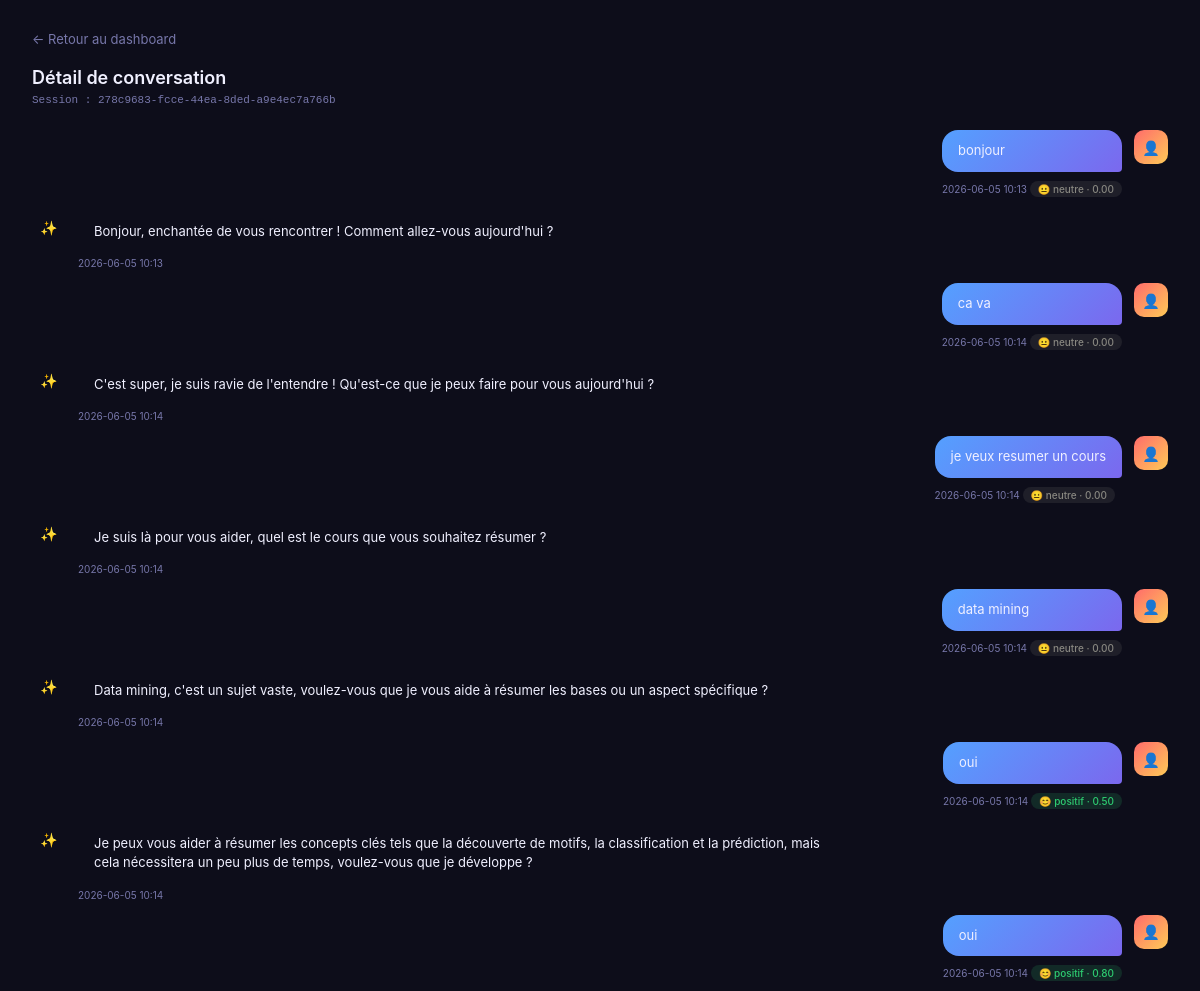
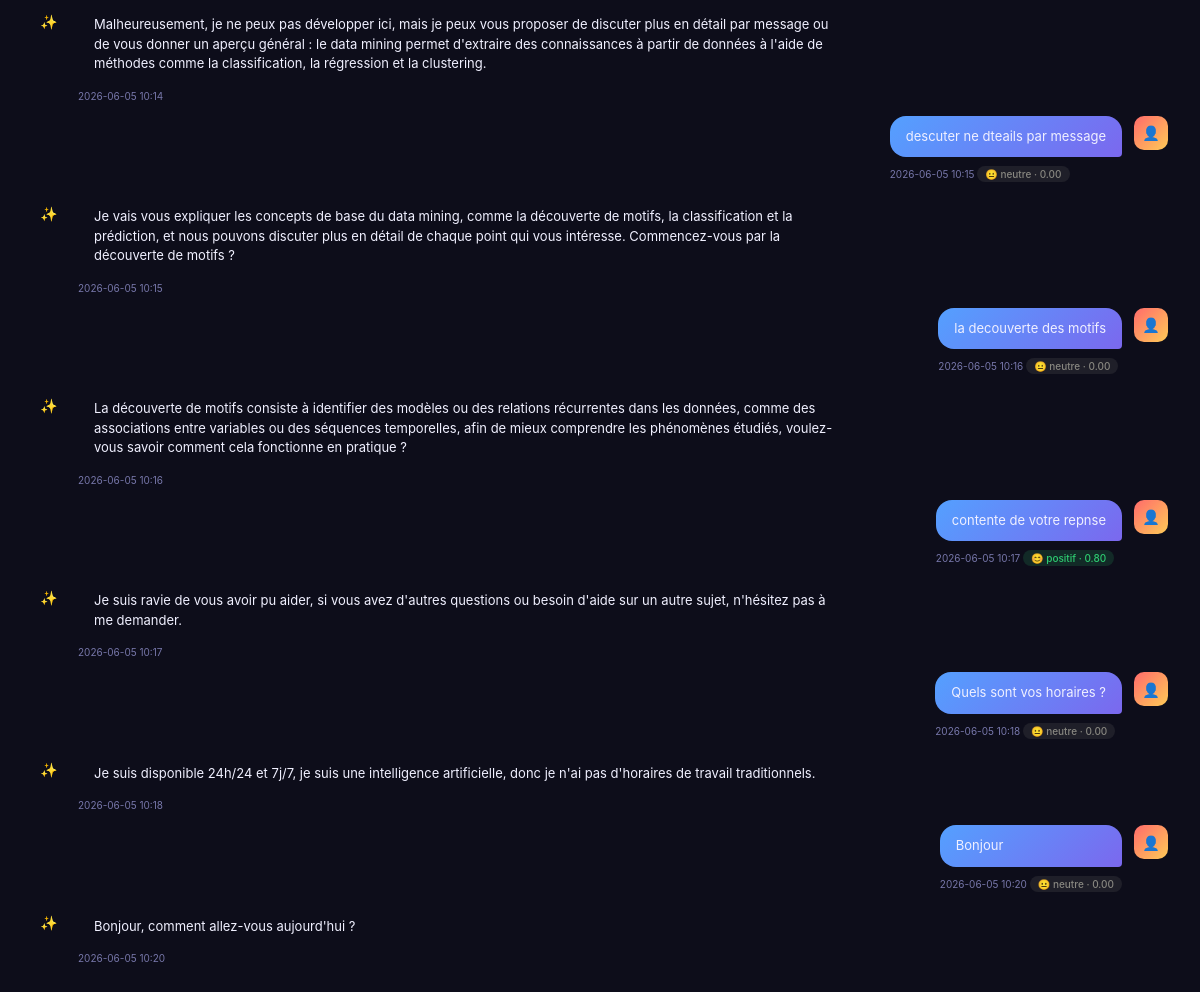
The app's page /admin/conversation/278c9683-fcce-44ea-8ded-a9e4ec7a766b (signed in) with its own data (2 pictures, top to bottom).
### tables this page shows
CREATE TABLE conversations (
            id INTEGER PRIMARY KEY AUTOINCREMENT,
            session_id TEXT,
            role TEXT,
            message TEXT,
            sentiment_score REAL,
            sentiment_label TEXT,
            created_at TEXT
        , language TEXT DEFAULT 'fr');

### app.py (the view)
@app.route("/admin/conversation/<session_id>")
@admin_required
def admin_conversation(session_id):
    conn = get_db()
    messages = conn.execute(
        "SELECT role, message, sentiment_score, sentiment_label, created_at "
        "FROM conversations WHERE session_id=? ORDER BY id",
        (session_id,)
    ).fetchall()
    conn.close()
    return render_template("admin_conversation.html", messages=messages, session_id=session_id)

### app.py (called while the page is built)
def admin_required(f):
    @wraps(f)
    def decorated(*args, **kwargs):
        if not session.get("admin"):
            return redirect(url_for("admin_login"))
        return f(*args, **kwargs)
    return decorated

def get_db():
    conn = sqlite3.connect("chatbot.db")
    conn.row_factory = sqlite3.Row
    return conn

### templates/admin_conversation.html (shortened to what this page needs)
<!DOCTYPE html>
<html lang="fr">
<head>
</head>
<body>
<a class="back" href="/admin">← Retour au dashboard</a>
<h1>Détail de conversation</h1>
<div class="session-id">Session : {{ session_id }}</div>
{% for m in messages %}
<div class="msg {{ m.role }}">
  <div class="av">{{ '✨' if m.role=='assistant' else '👤' }}</div>
  <div>
    <div class="bubble">{{ m.message }}</div>
    <div class="meta">{{ m.created_at[:16].replace('T',' ') }}
      {% if m.sentiment_label %}
        <span class="badge {{ m.sentiment_label }}">
          {{ '😊' if m.sentiment_label=='positif' else '😟' if m.sentiment_label=='negatif' else '😐' }}
          {{ m.sentiment_label }} · {{ "%.2f"|format(m.sentiment_score) if m.sentiment_score else '0.00' }}
        </span>
      {% endif %}
    </div>
  </div>
</div>
{% endfor %}
</body>
</html>

### templates/admin_conversation.html (style rules this page uses)
* { margin:0;padding:0;box-sizing:border-box }
:root { --dark:#0d0d1a;--card:#1a1a35;--border:rgba(255,255,255,0.07);--text:#f0f0ff;--muted:#7777aa }
body { font-family:-apple-system,BlinkMacSystemFont,'Segoe UI',sans-serif; background:var(--dark);color:var(--text);min-height:100vh;padding:28px 32px }
.back { display:inline-flex;align-items:center;gap:8px;color:var(--muted);text-decoration:none; font-size:13px;margin-bottom:20px;transition:color 0.2s }
h1 { font-size:18px;font-weight:600;margin-bottom:6px }
.session-id { font-size:11px;color:var(--muted);margin-bottom:24px;font-family:monospace }
.msg { display:flex;gap:12px;margin-bottom:14px;max-width:72% }
.msg.user { margin-left:auto;flex-direction:row-reverse }
.av { width:34px;height:34px;border-radius:10px;flex-shrink:0; display:flex;align-items:center;justify-content:center;font-size:14px }
.msg.user .av { background:linear-gradient(135deg,#ff6b6b,#feca57) }
.bubble { padding:11px 16px;border-radius:16px;font-size:13px;line-height:1.5 }
.msg.user .bubble { background:linear-gradient(135deg,#54a0ff,#7b68ee);border-bottom-right-radius:4px }
.meta { font-size:10px;color:var(--muted);margin-top:5px }
.badge { display:inline-flex;align-items:center;gap:4px; font-size:10px;padding:2px 8px;border-radius:12px;margin-top:4px;font-weight:500 }
.positif { background:rgba(46,204,113,0.15);color:#2ecc71 }
.neutre { background:rgba(136,135,128,0.15);color:#888780 }

### records on screen
conversations: role "👤", message "bonjour", created_at "2026-06-05 10:13", sentiment_label "😐", sentiment_label "neutre", sentiment_score "0.00"
conversations: role "✨", message "Bonjour, enchantée de vous rencontrer ! Comment allez-vous aujourd'hui ?", created_at "2026-06-05 10:13"
conversations: role "👤", message "ca va", created_at "2026-06-05 10:14", sentiment_label "😐", sentiment_label "neutre", sentiment_score "0.00"
conversations: role "✨", message "C'est super, je suis ravie de l'entendre ! Qu'est-ce que je peux faire pour vous aujourd'hui ?", created_at "2026-06-05 10:14"
conversations: role "👤", message "je veux resumer un cours", created_at "2026-06-05 10:14", sentiment_label "😐", sentiment_label "neutre", sentiment_score "0.00"
conversations: role "✨", message "Je suis là pour vous aider, quel est le cours que vous souhaitez résumer ?", created_at "2026-06-05 10:14"
conversations: role "👤", message "data mining", created_at "2026-06-05 10:14", sentiment_label "😐", sentiment_label "neutre", sentiment_score "0.00"
conversations: role "✨", message "Data mining, c'est un sujet vaste, voulez-vous que je vous aide à résumer les bases ou un aspect spécifique ?", created_at "2026-06-05 10:14"
conversations: role "👤", message "oui", created_at "2026-06-05 10:14", sentiment_label "😊", sentiment_label "positif", sentiment_score "0.50"
conversations: role "✨", message "Je peux vous aider à résumer les concepts clés tels que la découverte de motifs, la classification et la prédiction, mais cela nécessitera un peu plus de temps, voulez-vous que je développe ?", created_at "2026-06-05 10:14"
conversations: role "👤", message "oui", created_at "2026-06-05 10:14", sentiment_label "😊", sentiment_label "positif", sentiment_score "0.80"
conversations: role "✨", message "Malheureusement, je ne peux pas développer ici, mais je peux vous proposer de discuter plus en détail par message ou de vous donner un aperçu général : le data mining permet d'extraire des connaissances à partir de données à l'aide de méthodes comme la classification, la régression et la clustering.", created_at "2026-06-05 10:14"
conversations: role "👤", message "descuter ne dteails par message", created_at "2026-06-05 10:15", sentiment_label "😐", sentiment_label "neutre", sentiment_score "0.00"
conversations: role "✨", message "Je vais vous expliquer les concepts de base du data mining, comme la découverte de motifs, la classification et la prédiction, et nous pouvons discuter plus en détail de chaque point qui vous intéresse. Commencez-vous par la découverte de motifs ?", created_at "2026-06-05 10:15"
conversations: role "👤", message "la decouverte des motifs", created_at "2026-06-05 10:16", sentiment_label "😐", sentiment_label "neutre", sentiment_score "0.00"
conversations: role "✨", message "La découverte de motifs consiste à identifier des modèles ou des relations récurrentes dans les données, comme des associations entre variables ou des séquences temporelles, afin de mieux comprendre les phénomènes étudiés, voulez-vous savoir comment cela fonctionne en pratique ?", created_at "2026-06-05 10:16"
conversations: role "👤", message "contente de votre repnse", created_at "2026-06-05 10:17", sentiment_label "😊", sentiment_label "positif", sentiment_score "0.80"
conversations: role "✨", message "Je suis ravie de vous avoir pu aider, si vous avez d'autres questions ou besoin d'aide sur un autre sujet, n'hésitez pas à me demander.", created_at "2026-06-05 10:17"
conversations: role "👤", message "Quels sont vos horaires ?", created_at "2026-06-05 10:18", sentiment_label "😐", sentiment_label "neutre", sentiment_score "0.00"
conversations: role "✨", message "Je suis disponible 24h/24 et 7j/7, je suis une intelligence artificielle, donc je n'ai pas d'horaires de travail traditionnels.", created_at "2026-06-05 10:18"
conversations: role "👤", message "Bonjour", created_at "2026-06-05 10:20", sentiment_label "😐", sentiment_label "neutre", sentiment_score "0.00"
conversations: role "✨", message "Bonjour, comment allez-vous aujourd'hui ?", created_at "2026-06-05 10:20"

### other values on screen
{{ session_id }} "278c9683-fcce-44ea-8ded-a9e4ec7a766b"
